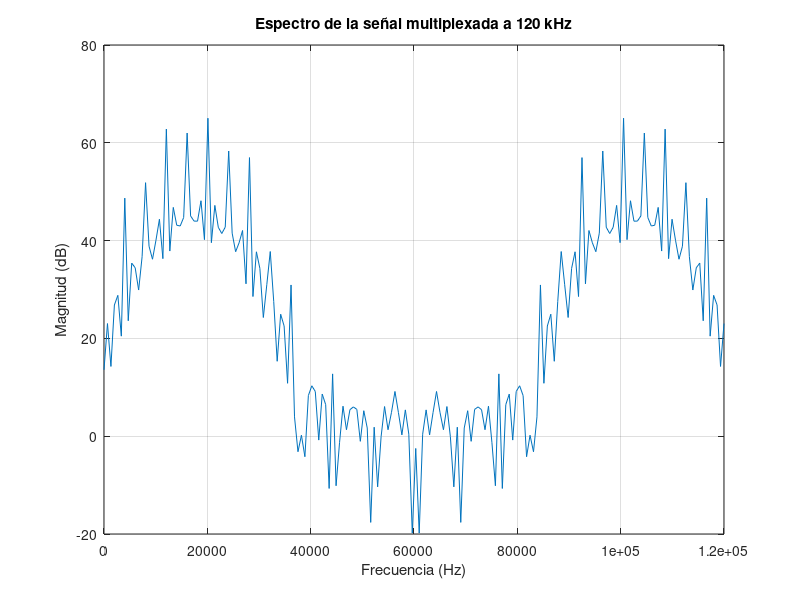
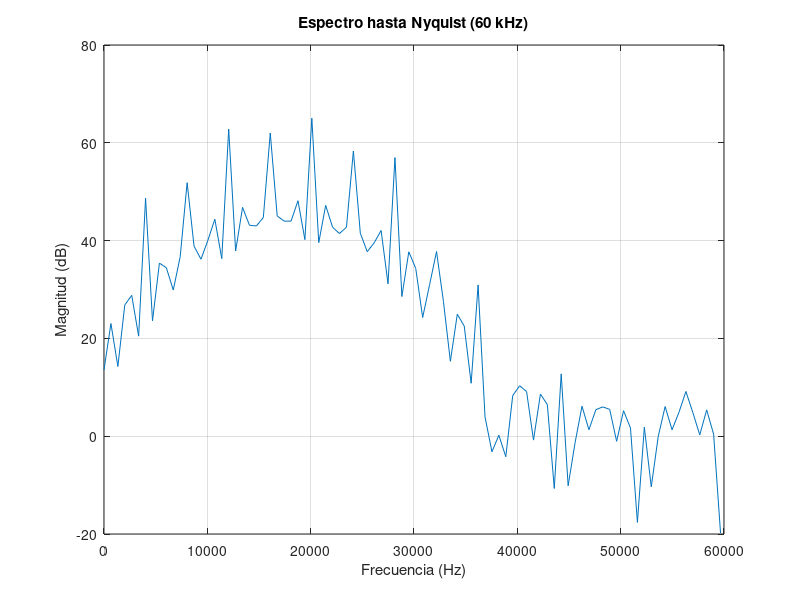
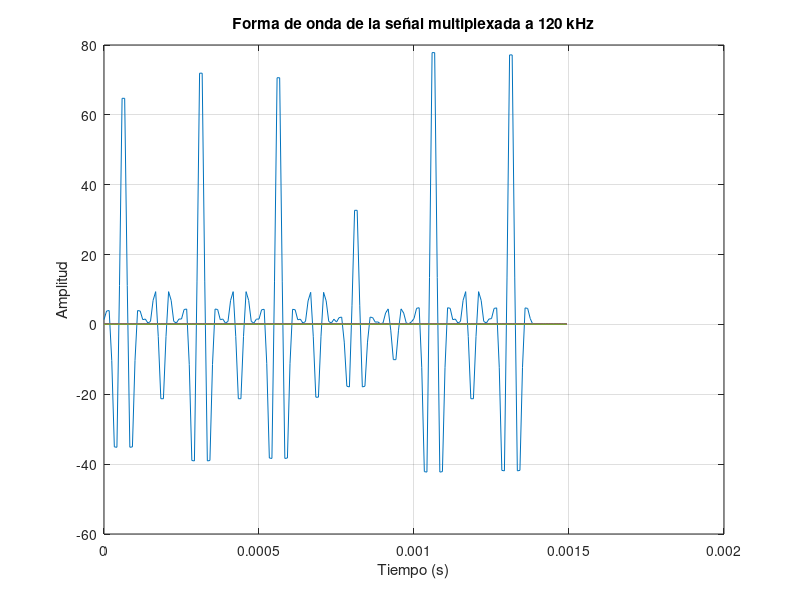

Reproduce these figures in MATLAB, in order.

load('archivos_procesados.mat', 'archivos_procesados');
factor = 15;        % Upsampling
%Filtros Multiplexado
fs = 120000;
banda1 = [12300 15400];       % Banda de paso
banda2 = [16300 19400];       % Banda de paso
banda3 = [20300 23400];       % Banda de paso
bandas = {banda1, banda2, banda3};
a = [1 0];               % Magnitudes: 1 en paso, 0 en stop
dev = [0.01 0.01];       % tolerancia: 1% en banda paso y rechazo
filtro = {};

%for k = 1:3
%[N, Fo, Ao, W] = firpmord(banda{k}, a, dev, fs);  % calcula orden y parámetros
%filtro{k} = firpm(N, Fo, Ao, W);                   % diseño FIR óptimo
%end
for k = 1:3
    % Normalizar frecuencias a Nyquist
    Wn = bandas{k}/(fs/2);  % <--- IMPORTANTE: entre 0 y 1
    filtro{k} = fir1(15, Wn, 'bandpass'); %Uso orden 15 para hacer 15 muestras de salida con cada muestra de entrada
end
save('filtro.mat', 'filtro');

L = length(archivos_procesados{1}) ; %Todos son iguales, de todas formas esto no sería conocido en un sistema de tiempo real


salida = zeros((L+1)*factor);  % inicializar salida
multDesplazamintoFrecuncia = 1;
for n = 1:L
    % Posición inicial en la señal de salida
    idx = (n-1)*factor + 1;
    muestra1 = archivos_procesados{1}(n) * multDesplazamintoFrecuncia;
    muestra2 = archivos_procesados{2}(n);
    muestra3 = archivos_procesados{3}(n) * multDesplazamintoFrecuncia;
    multDesplazamintoFrecuncia = multDesplazamintoFrecuncia * (-1);
    % Cada ciclo genera 15 muestras
    idx;
    salida(idx:idx+factor) = muestra1*filtro{1} + muestra2*filtro{2} + muestra3*filtro{3};
end

save('salida.mat','salida');

%% Señal de salida
fs_salida = 120000;  % frecuencia de muestreo
x = salida;

%% FFT
N = length(x);
X = fft(x);
f = linspace(0, fs_salida, N);

%% Magnitud en dB
magX = 20*log10(abs(X));

%% Graficar espectro completo
figure;
plot(f, magX);
xlabel('Frecuencia (Hz)');
ylabel('Magnitud (dB)');
title('Espectro de la señal multiplexada a 120 kHz');
grid on;

%% Graficar solo hasta Nyquist (60 kHz)
figure;
plot(f(1:N/2), magX(1:N/2));
xlabel('Frecuencia (Hz)');
ylabel('Magnitud (dB)');
title('Espectro hasta Nyquist (60 kHz)');
grid on;

%% Graficar forma de onda señal multiplexada 
t = (0:N-1)/fs_salida;
figure;
plot(t, x);
xlabel('Tiempo (s)');
ylabel('Amplitud');
title('Forma de onda de la señal multiplexada a 120 kHz');
grid on;
